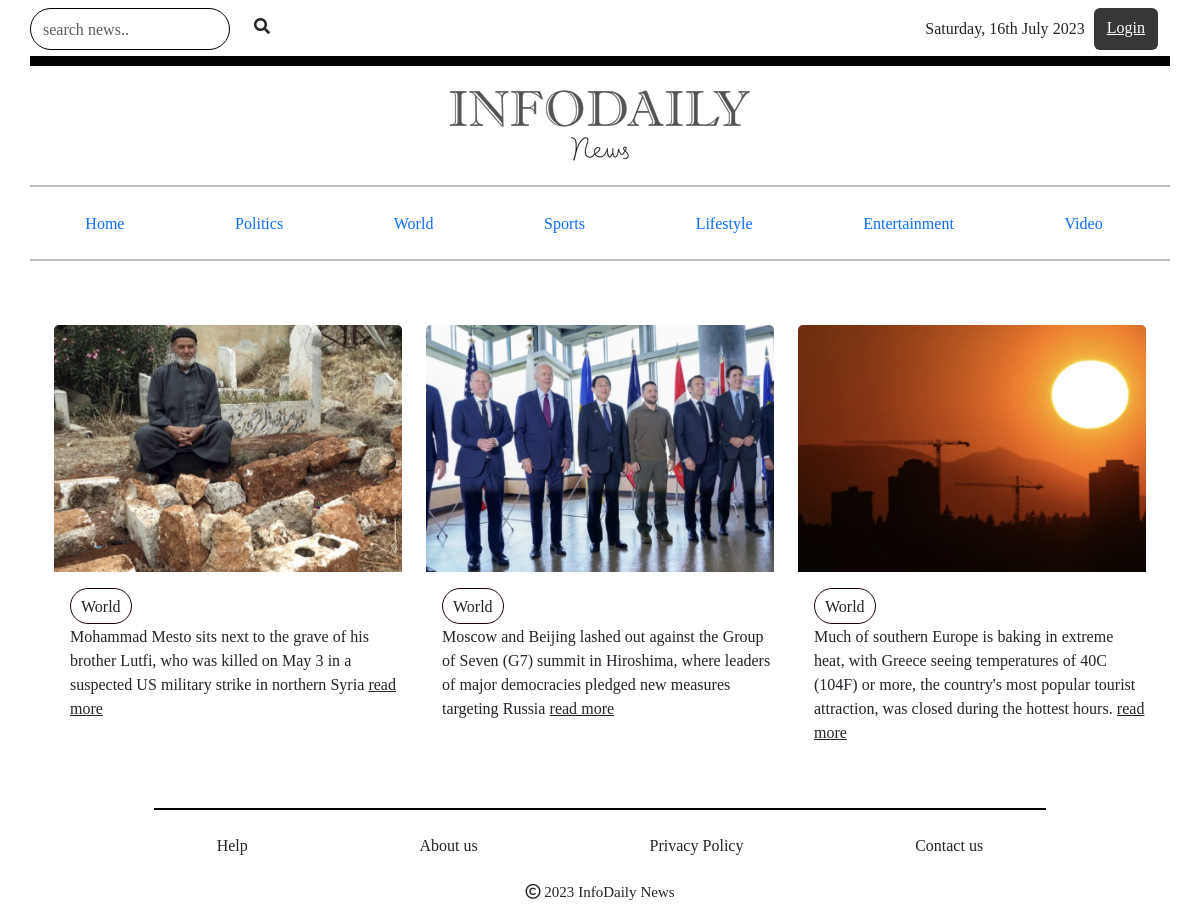
The app's page /category/World/ with its own data.
### portal/models.py (models this page shows, shortened)
class News(models.Model):
    name = models.TextField(blank=True)
    heading = models.TextField()
    image = models.ImageField(upload_to= 'media')
    desc = models.TextField()
    long_desc = models.TextField()
    category = models.ForeignKey(Category, on_delete=models.CASCADE)
    date = models.DateField(null=True, blank=True)
    author_name = models.CharField(max_length=300, blank=True)
    author_image = models.ImageField(upload_to= 'media', blank=True)
    labels = models.CharField(choices=LABELS, max_length=50, blank=True)

class Category(models.Model):
    name= models.TextField(blank=True)
    desc = models.TextField(blank=True)
    slug = models.CharField(max_length=500, unique= True, blank=True)
    def __str__(self):
            return self.name

### portal/views.py (the view)
# urls.py: path('category/<str:category_name>/', category_view, name='category_view' ),
def category_view(request, category_name):
    category = Category.objects.get(name = category_name)
    newws=News.objects.filter(category=category)
    context = {
        'category' : category,
        'newws':newws,
    }
    return render(request, 'user/eachCat.html', context)

### templates/user/eachCat.html (shortened to what this page needs)
{% extends './root.html' %}
{% load static %}
{% block content %}
    <section>
        <div class="container" >
            <div class="row pt-5">
                {% for news in newws %}
                <div class="col-lg-4 col-md-6 col-sm-12">
                    <div class="card">
                        <img src="{{news.image.url}}" class="card-img-top" alt="...">
                        <div class="card-body pe-0">
                            <div class="rounded-category">{{news.category}}</div>
                            <p class="card-text">{{news.desc|linebreaksbr}}
                                <a href="/news_single/{{news.id}}" class="card-link text-dark">read more</a>
                            </p>
                        </div>
                    </div>
                </div>
                {% endfor %}
            </div>
        </div>
    </section>
{% endblock%}

### static/css/root.css (style rules this page uses)
.container { font-family: 'Noto Serif Georgian', serif; }

### static/css/home.css (style rules this page uses)
.card { border: none; background-color: transparent; }
.rounded-category { border: 1px solid #1a0202; border-radius: 20px; padding: 5px 10px; display: inline-block; }

### static/css/videos.css (style rules this page uses)
.card { border: none; background-color: transparent; }

### records on screen
News: image (picture), category "World", desc "Mohammad Mesto sits next to the grave of his brother Lutfi, who was killed on May 3 in a suspected US military strike in northern Syria"
News: image (picture), category "World", desc "Moscow and Beijing lashed out against the Group of Seven (G7) summit in Hiroshima, where leaders of major democracies pledged new measures targeting Russia"
News: image (picture), category "World", desc "Much of southern Europe is baking in extreme heat, with Greece seeing temperatures of 40C (104F) or more, the country's most popular tourist attraction, was closed during the hottest hours."
